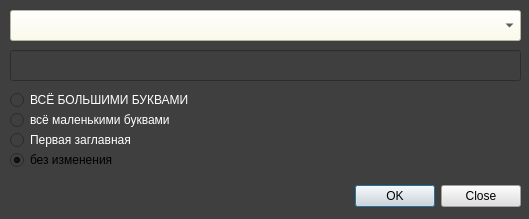
<?xml version="1.0" encoding="UTF-8"?>
<ui version="4.0">
 <class>Dialog</class>
 <widget class="QDialog" name="Dialog">
  <property name="geometry">
   <rect>
    <x>0</x>
    <y>0</y>
    <width>529</width>
    <height>219</height>
   </rect>
  </property>
  <property name="windowTitle">
   <string>РАБОТА С РАЗДЕЛАМИ</string>
  </property>
  <property name="windowIcon">
   <iconset>
    <normaloff>../IMG/icon.ico</normaloff>../IMG/icon.ico</iconset>
  </property>
  <property name="styleSheet">
   <string notr="true">background-color: rgb(63, 63, 63);</string>
  </property>
  <widget class="QDialogButtonBox" name="buttonBox">
   <property name="geometry">
    <rect>
     <x>330</x>
     <y>180</y>
     <width>191</width>
     <height>32</height>
    </rect>
   </property>
   <property name="styleSheet">
    <string notr="true">background-color: rgb(223, 223, 223);</string>
   </property>
   <property name="orientation">
    <enum>Qt::Horizontal</enum>
   </property>
   <property name="standardButtons">
    <set>QDialogButtonBox::Close|QDialogButtonBox::Ok</set>
   </property>
  </widget>
  <widget class="QLineEdit" name="name">
   <property name="geometry">
    <rect>
     <x>10</x>
     <y>50</y>
     <width>511</width>
     <height>31</height>
    </rect>
   </property>
   <property name="styleSheet">
    <string notr="true">color: rgb(255, 255, 255);</string>
   </property>
  </widget>
  <widget class="QComboBox" name="cb">
   <property name="geometry">
    <rect>
     <x>10</x>
     <y>10</y>
     <width>511</width>
     <height>31</height>
    </rect>
   </property>
   <property name="styleSheet">
    <string notr="true">color: rgb(0, 0, 0);
background-color: rgb(255, 254, 229)</string>
   </property>
  </widget>
  <widget class="QRadioButton" name="r_b2">
   <property name="geometry">
    <rect>
     <x>10</x>
     <y>110</y>
     <width>171</width>
     <height>20</height>
    </rect>
   </property>
   <property name="styleSheet">
    <string notr="true">color: rgb(255, 255, 255);</string>
   </property>
   <property name="text">
    <string>всё маленькими буквами</string>
   </property>
  </widget>
  <widget class="QRadioButton" name="r_b1">
   <property name="geometry">
    <rect>
     <x>10</x>
     <y>90</y>
     <width>181</width>
     <height>20</height>
    </rect>
   </property>
   <property name="styleSheet">
    <string notr="true">color: rgb(255, 255, 255);</string>
   </property>
   <property name="text">
    <string>ВСЁ БОЛЬШИМИ БУКВАМИ</string>
   </property>
  </widget>
  <widget class="QRadioButton" name="r_b3">
   <property name="geometry">
    <rect>
     <x>10</x>
     <y>130</y>
     <width>131</width>
     <height>20</height>
    </rect>
   </property>
   <property name="styleSheet">
    <string notr="true">color: rgb(255, 255, 255);</string>
   </property>
   <property name="text">
    <string>Первая заглавная</string>
   </property>
  </widget>
  <widget class="QRadioButton" name="r_b4">
   <property name="geometry">
    <rect>
     <x>10</x>
     <y>150</y>
     <width>111</width>
     <height>20</height>
    </rect>
   </property>
   <property name="styleSheet">
    <string notr="true">color: rgb(255, 255, 255);
QRadioButton::indicator {
 	background-color: lightgreen;
 	}</string>
   </property>
   <property name="text">
    <string>без изменения</string>
   </property>
   <property name="checked">
    <bool>true</bool>
   </property>
  </widget>
 </widget>
 <tabstops>
  <tabstop>cb</tabstop>
  <tabstop>name</tabstop>
  <tabstop>r_b1</tabstop>
  <tabstop>r_b2</tabstop>
  <tabstop>r_b3</tabstop>
 </tabstops>
 <resources/>
 <connections>
  <connection>
   <sender>buttonBox</sender>
   <signal>accepted()</signal>
   <receiver>Dialog</receiver>
   <slot>accept()</slot>
   <hints>
    <hint type="sourcelabel">
     <x>248</x>
     <y>254</y>
    </hint>
    <hint type="destinationlabel">
     <x>157</x>
     <y>274</y>
    </hint>
   </hints>
  </connection>
  <connection>
   <sender>buttonBox</sender>
   <signal>rejected()</signal>
   <receiver>Dialog</receiver>
   <slot>reject()</slot>
   <hints>
    <hint type="sourcelabel">
     <x>316</x>
     <y>260</y>
    </hint>
    <hint type="destinationlabel">
     <x>286</x>
     <y>274</y>
    </hint>
   </hints>
  </connection>
 </connections>
</ui>
